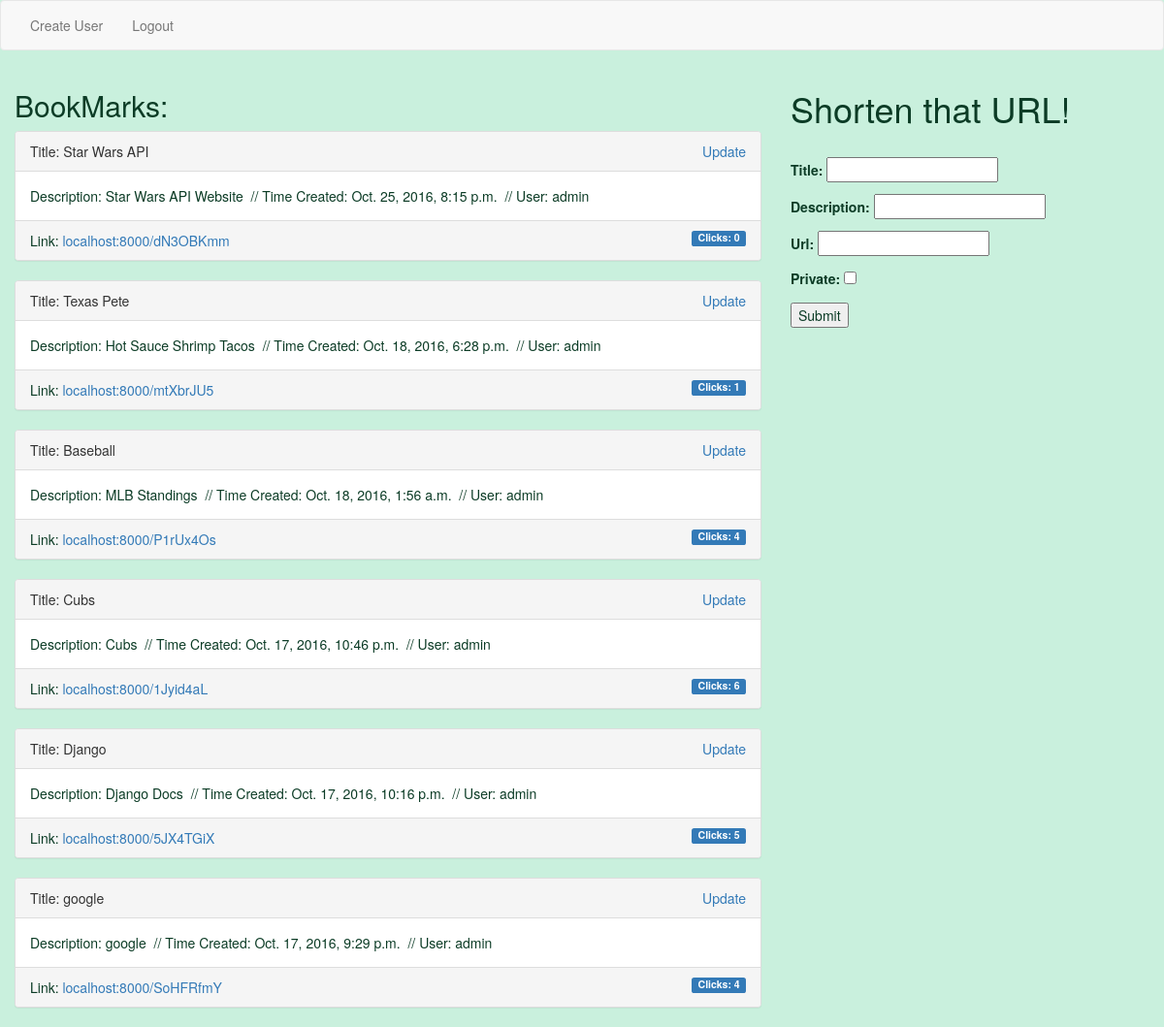
The app's page / (signed in) with its own data.
### app/models.py (models this page shows)
class Bookmark(models.Model):
    user = models.ForeignKey('auth.User')
    title = models.CharField(max_length=150, null=True, blank=True)
    description = models.CharField(max_length=150, null=True, blank=True)
    url = models.URLField(null=True, blank=True)
    created = models.DateTimeField(auto_now_add=True)
    new_url = models.CharField(max_length=8)
    private = models.BooleanField(default=False)
    def __str__(self):
        return self.title
    class Meta:
        ordering = ("-created",)
    @property
    def click_count(self):
        return self.click_set.count()

### app/views.py (the view, shortened to what this page needs)
# urls.py: url(r'^$', CreateView.as_view(), name="create_view"),
class CreateView(CreateView):
    model = Bookmark
    success_url = "/"
    fields = ('title', 'description', 'url', 'private')
    def get_context_data(self, **kwargs):
            context = super().get_context_data(**kwargs)
            context["bookmark_list"] = Bookmark.objects.all()
            return context

### templates/app/bookmark_form.html (shortened to what this page needs)
{% extends 'base.html' %}
{% block content %}
<div class="row">
  <div class="col-md-4">
    {% if not request.user.is_authenticated %}
      <h1>Login/Create User to Shorten URL</h1>
    {% else %}
      <h1>Shorten that URL!</h1> <br>
    <form class="" action="" method="post">
        <span>
          {{form.as_p}}
        </span>
      <input type="submit" name="" value="Submit">
    </form>
{% endif %}
</div>
    <div class="col-md-8">
      <h2>BookMarks:</h2>
      {% for title in bookmark_list %}
        {% if title.private == False or title.user == user %}
        <div class="panel panel-default">
          <div class="panel-heading">Title: {{ title }}
            <span class="btn-group"  role="group">
              {% if title.user.id == user.id %}
              <a href="{% url 'bookmark_update_view' title.id %}">Update</a>
              {% endif %}
            </span></div>
          <div class="panel-body">
           Description: {{ title.description }} &nbsp;// Time Created: {{ title.created }} &nbsp;// User: {{ title.user }}
         </div>
           <div class="panel-footer">
             Link:
             <a href="{% url 'short_view' title.new_url %}">localhost:8000/{{ title.new_url }}</a>
              <span class="label label-primary" role="group" >Clicks: {{ title.click_count }}</span>
           </div>
        </div>
        {% endif %}
        {% endfor %}
  </div>
</div>
{% endblock %}

### templates/base.html (style rules this page uses)
body { background-color: #C9F0DD; color: #0C3C26; }
.col-md-4 { float: right; }
.btn-group { float: right; }
.label { float: right; }

### records on screen
Bookmark: title "Star Wars API", shows "Update", description "Star Wars API Website", created "Oct. 25, 2016, 8:15 p.m.", user "admin", new_url "dN3OBKmm", click_count "0"
Bookmark: title "Texas Pete", shows "Update", description "Hot Sauce Shrimp Tacos", created "Oct. 18, 2016, 6:28 p.m.", user "admin", new_url "mtXbrJU5", click_count "1"
Bookmark: title "Baseball", shows "Update", description "MLB Standings", created "Oct. 18, 2016, 1:56 a.m.", user "admin", new_url "P1rUx4Os", click_count "4"
Bookmark: title "Cubs", shows "Update", description "Cubs", created "Oct. 17, 2016, 10:46 p.m.", user "admin", new_url "1Jyid4aL", click_count "6"
Bookmark: title "Django", shows "Update", description "Django Docs", created "Oct. 17, 2016, 10:16 p.m.", user "admin", new_url "5JX4TGiX", click_count "5"
Bookmark: title "google", shows "Update", description "google", created "Oct. 17, 2016, 9:29 p.m.", user "admin", new_url "SoHFRfmY", click_count "4"
